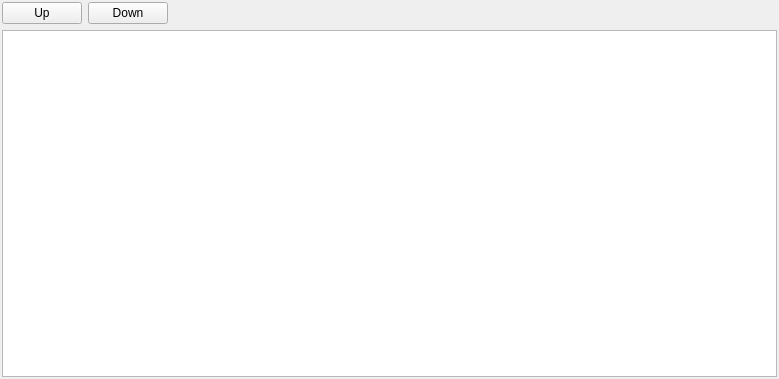
<?xml version="1.0" encoding="UTF-8"?>
<ui version="4.0">
 <class>ContextWindow</class>
 <widget class="QWidget" name="ContextWindow">
  <property name="geometry">
   <rect>
    <x>0</x>
    <y>0</y>
    <width>779</width>
    <height>379</height>
   </rect>
  </property>
  <property name="windowTitle">
   <string>Context view</string>
  </property>
  <property name="styleSheet">
   <string notr="true">/*hover*/
/*actived*/
/*gradient start*/
/*gradient end*/

QWidget
{
    color: #DDDDDD;
    background-color: #222222;
}

QFrame{
    color: #DDDDDD;
    background-color: #222222;
}
QMainWindow::separator{
    border: 1px solid #353535;
    border-style: outset;
    width: 2px;
    height: 2px;
}
QMainWindow::separator:hover{
    background: #800EB1;
}
QSplitter::handle{
    border: 1px solid #353535;
    border-style: outset;
    width: 2px;
    height: 2px;
}
QSplitter::handle:hover{
    border-color: #8618F4;
}
QSplitter::handle:pressed{
    border-color: #B914FF;
}
QSizeGrip{
    background-color: none;
}

QMenuBar {
    background-color: #222222;
    spacing: 1px;
    border-bottom: 1px solid #353535;
}

QMenuBar::item{
    background: transparent;
    padding: 1px 8px;
}

QMenuBar::item:selected{
    background: #800EB1;
    border: 1px solid #800EB1;
}

QMenuBar::item:pressed{
    background: #B914FF;
    border: 1px solid #B914FF;
    padding-top: 4px; /*margin-bottom: -4px;*/
}

QMenu {
    background-color: #222222;
    border: 1px solid #353535;
    margin: 1px; /* some spacing around the menu */
    padding: 1px;
}

QMenu::item{
    padding: 2px 25px 2px 15px;
    border: 1px solid transparent;
    margin: 1px;
}
QMenu::icon {
    width: 15px;
    height: 15px;
    padding:5px;
    border-right: 1px inset #353535;
}

QMenu::item:selected {
    border-color: #353535;
    background: #800EB1;
}

QMenu::separator {
    height: 1px;
    background: #353535;
    margin: 0 5px;
}

QMenu::indicator {
    width: 13px;
    height: 13px;
    padding:2px;
}
QMenu::icon:checked { /* appearance of a 'checked' icon */
    background: #800EB1;
    border: 1px inset #B914FF;
    border-radius: 3px;
    padding: 2px;
    /*position: absolute;
    top: 0px;
    right: 1px;
    bottom: 5px;
    left: 2px;*/
}

/* =============================================== */
/* ToolBar StatusBar                               */
/* =============================================== */
QToolBar {
    background: #222222;
    spacing: 1px; /* spacing between items in the tool bar */
    padding: 1px;
    border-bottom: 1px solid #353535;
}

QStatusBar{
    background: transparent;
    border-top:1px solid #353535;
}

QStatusBar::item {
    margin: 2px 0;
    border-left: 1px solid #353535;
}

QStatusBar QLabel{
    background: transparent;
    margin: 0  2px;
}

QStatusBar QPushButton{
    background: transparent;
    margin: 0  2px;
}

QStatusBar QPushButton:hover{
    background: #800EB1;
    margin: 0  2px;
}

/* =============================================== */
/* Label                                           */
/* =============================================== */
QLabel {
    background: transparent;
    border: 1px solid transparent;
    padding: 1px;
}


/* A QLabel is a QFrame ... */
/* A QToolTip is a QLabel ... */
QToolTip {
    border: 1px solid #353535;
    padding: 5px;
    border-radius: 3px;
    opacity:210;
}

/* =============================================== */
/* TextBox                                         */
/* =============================================== */
QLineEdit {
    background: #222222;
    selection-background-color: #800EB1;
    border: 1px solid #353535;
    border-radius: 2px;
    border-style: inset;
    padding: 0 1px;
}

QLineEdit:hover{
    border-color: #800EB1;
}
QLineEdit:focus{
    border-color: #8618F4;
}
/*QLineEdit[readOnly=&quot;true&quot;] { color: gray }*/
QLineEdit[echoMode=&quot;2&quot;]{
    lineedit-password-character: 9679;
}

QLineEdit:read-only {
    color: lightgray;
}

QLineEdit:disabled{
    color: lightgray;
    background: lightgray;
}

QTextEdit{
    selection-background-color:#800EB1;
    border: 1px solid #353535;
    border-style: inset;
}
QTextEdit:hover{
    border-color: #800EB1;
}
QTextEdit:focus{
    border-color: #8618F4;
}
/* =============================================== */
/* Button                                          */
/* =============================================== */
QPushButton {
    border: 1px solid #353535;
    border-radius: 2px;
    /*background-color: QLinearGradient( x1: 0, y1: 0, x2: 0, y2: 1, 
        stop: 0 #EEEEEF, stop: 0.05 #DADADF,stop: 0.5 #DADADF, 
        stop: 0.9 #EEEEEF, stop: 1 #EEEEEF);*/
    padding: 1px 4px;
    min-width: 50px;
    min-height: 20px;
}

QPushButton:default{
	border-width: 1px;      
    background-color: #8618F4;
    border-color: #353535;
}

QPushButton:hover{
    background-color: #800EB1;
    border-color: #B914FF;
}

QPushButton:pressed, QPushButton:checked
{
    border-width: 1px;      
    background-color: #B914FF;
    border-color: #353535;
}

QPushButton:focus {
    border-color: #8618F4;
}


QToolButton,QToolButton:unchecked {
    border: 1px solid transparent;
    border-radius: 3px;
    background-color: transparent;
    margin: 1px;
}
QToolButton:checked{
    background-color: #800EB1;
    border-color: #B914FF;
}
QToolButton:hover{
    background-color: #800EB1;
    border-color: #B914FF;
}

QToolButton:pressed,QToolButton:checked:hover{
    background-color: #B914FF;
    border-color: #8618F4;
}
QToolButton:checked:pressed{
    background-color: #800EB1;
}

/* only for MenuButtonPopup */
QToolButton[popupMode=&quot;1&quot;]{
    padding-left: 1px;
    padding-right: 15px; /* make way for the popup button */
    border: 1px solid #353535;
    min-height: 15px;
    /*background: qlineargradient(x1:0, y1:0 ,x2:0, y2:1
        stop: 0 #EEEEEF, stop: 0.05 #DADADF, stop: 0.5 #DADADF
        stop: 0.95 #EEEEEF stop: 1#EEEEEF)*/
}
QToolButton[popupMode=&quot;1&quot;]:hover{
    background-color: #800EB1;
    border-color: #B914FF;
}
QToolButton[popupMode=&quot;1&quot;]:pressed{
    border-width: 1px;
    background-color: #B914FF;
    border-color: #353535;
}
QToolButton::menu-button {
    border: 1px solid #353535;
    border-top-right-radius: 2px;
    border-bottom-right-radius: 2px;
    width: 16px;
}

/* =============================================== */
/* ComboBox                                        */
/* =============================================== */
QComboBox{
    border: 1px solid #353535;
	border-radius: 2px;
}

QComboBox::drop-down {
    subcontrol-origin: padding;
    subcontrol-position: top right;

    border-top-right-radius: 2px; /* same radius as the QComboBox */
    border-bottom-right-radius: 2px;
}

QComboBox::down-arrow {
    image: url(:/icons/downarrow.png);
}

QComboBox:hover{
    border-color: #800EB1;
}
QComboBox:focus{
    border-color: #8618F4;
}
QComboBox:on { /* shift the text when the popup opens */
    padding-top: 2px;
    padding-left: 2px;
}
QComboBox QAbstractItemView {
    border: 1px solid #353535;
    selection-background-color: #800EB1;
}

/* =============================================== */
/* SpinBox DateTime                                */
/* =============================================== */
QSpinBox, QDoubleSpinBox,QDateEdit,QTimeEdit,QDateTimeEdit{
    border: 1px solid #353535;
	border-radius:2px;
}

QSpinBox:hover, QDoubleSpinBox:hover,QDateEdit:hover, QTimeEdit:hover,QDateTimeEdit:hover{
    border-color: #800EB1;
}
QSpinBox:focus, QDoubleSpinBox:focus,QDateEdit:focus,QTimeEdit:focus,QDateTimeEdit:focus{
    border-color: #8618F4;
}

/* =============================================== */
/* Slider ProgressBar                              */
/* =============================================== */
QProgressBar {
    border: 1px solid #353535;
    border-radius: 4px;
    text-align: center;
}

QProgressBar::chunk {
    background-color: #8618F4;
    width: 4px;
    margin: 1px;
}

QSlider{
    border: 1px solid transparent;
}
QSlider::groove{
    border: 1px solid #353535;
    background: #222222;
}
QSlider::handle {                           
    border: 1px solid #353535;
    background: #800EB1;
}
QSlider::groove:horizontal {
    height: 3px; /* the groove expands to the size of the slider by default. by giving it a height, it has a fixed size */
    left:5px; right: 5px;
}
QSlider::groove:vertical{
    width: 3px;
    top: 5px; bottom: 5px;
}
QSlider::handle:horizontal{
    width: 6px;
    margin: -7px; /* height */
}
QSlider::handle:vertical{
    height: 6px;
    margin: -7px; /* height */
}
QSlider::add-page{
    border: 1px solid #353535;
    background:#EEEEEF;
}
QSlider::sub-page{                          
    background: #8618F4;
}

/* =============================================== */
/* ScrollBar                                       */
/* =============================================== */
QScrollBar{
    background-color: #222222;
    border: 1px solid #353535;
    border-radius: 5px;
    padding: 1px;
    height: 10px;
    width: 10px;
}
QScrollBar:hover{
    border-color:#800EB1;
}
QScrollBar::handle{
    border-radius: 3px;
    background: #B914FF;
    min-width: 16px;
    min-height: 16px;
}
QScrollBar::handle:hover {
    background: #8618F4;
}
QScrollBar::add-line, QScrollBar::sub-line,
QScrollBar::add-page, QScrollBar::sub-page {
    width: 0px;
    background: transparent;
}
QScrollArea{
    border: none;
}
/*QScrollArea  QAbstractSlider{
    border-radius: 0px;
}*/
/* =============================================== */
/* DockWidget                                       */
/* =============================================== */
QDockWidget, QDockWidget &gt; QWidget/*not work*/
{
    border-color: #353535;/*qt bug*/
    background: transparent;
}
QDockWidget::title {
background-color: #353535;
    border-bottom: 1px solid #353535;
    border-style: inset;
    text-align: left; /* align the text to the left */
    padding: 6px;
}

/* =============================================== */
/* GroupBox                                        */
/* =============================================== */
QGroupBox {
    background-color: #222222;
    border: 1px solid #353535;
    border-radius: 2px;
    margin-top: 0.5em;
}
QGroupBox::title {
    subcontrol-origin: margin;
    subcontrol-position: top left;
    left: 1em;
	padding-left: 2px;
    background-color: #222222;
}
/* =============================================== */
/* ToolBox                                         */
/* =============================================== */
QToolBox{
    border: 1px solid #353535;
}
QToolBox::tab {
    background: #353535;
    border: 1px solid #DADADF;
    border-radius: 1px;
}
QToolBox::tab:hover {
    background-color: #800EB1;
    border-color: transparent;
}
QToolBox::tab:pressed {
    background-color: #B914FF;
    border-color: transparent;
}
QToolBox::tab:selected {
    font-weight: bold;
    border-color: #B914FF;
	background-color: #800EB1;
}

/* =============================================== */
/* TabWidget                                       */
/* =============================================== */
QTabWidget{
    margin-top:2px;
}
QTabWidget::pane{
    border: 1px solid #353535;
}
QTabWidget::tab-bar {
    left: 0px;
}
QTabBar::tab {
    background: #222222;
    border: 1px solid #353535;
    padding: 3px 5px;    
}

QTabBar::tab:first {
	border-top-left-radius: 2px;
}

QTabBar::tab:last {
	border-top-right-radius: 2px;
}

QTabBar::tab:hover {
    background: #800EB1;
    border-color: transparent;
}
QTabBar::tab:selected {
    background: #B914FF;
    border-color: #B914FF;
	border-top-right-radius: 2px;
	border-top-left-radius: 2px;
}
QTabBar::tab:pressed {
    background: #B914FF;
    border-color: transparent;
}
QTabBar::tab:focus {
    border-color: #8618F4;
}
QTabBar::tab:top{
    border-bottom: transparent;
	border-left: transparent;
}
QTabBar::tab:bottom{
    margin-bottom: 3px;
    border-top: transparent;
	border-left: transparent;
}
QTabBar::tab:left{
    border-right: transparent;
	border-top: transparent;
    margin-bottom: 1px;
}
QTabBar::tab:right{
    border-left: transparent;
	border-top: transparent;
    margin-bottom: 1px;
}

QTabBar::close-button {
    width: 10px;
}

/* =============================================== */
/* QHeaderView for list table                      */
/* =============================================== */
QHeaderView {
	border: none;
	margin: 0px;
	padding: 0px;
}
QHeaderView::section, QTableCornerButton::section {
	background-color: #353535;
	padding: 0 3px;
	border-right: 1px solid #DADADF;
	border-bottom: 1px solid #DADADF;
	border-radius: 0px;
}
QHeaderView::section:hover, QTableCornerButton::section:hover{
    background-color: #800EB1;
}
QHeaderView::section:pressed{
    background-color: #B914FF;
}
QHeaderView::section:checked {
    background-color: #8618F4;
}

/* =============================================== */
/* QTableWidget                                    */
/* =============================================== */
QTableWidget, QTableView
{
    gridline-color: #353535;
    background: #222222;
    alternate-background-color: #EEEEEF;
    border:1px solid #353535;
}
QTableView::item, QTabWidget::item{
    background: transparent;
	outline-style: none;
	border: none;
}

QTableView::item:hover {
	background: #800EB1;
    border: 1px solid #8618F4;
}

QTableView::item:selected {
	background: #800EB1;
	color: #EEEEEF;
}

QTableView::item:selected:active {
	background: #B914FF;
	color: #EEEEEF;
}

QTableWidget QComboBox{
    margin: 2px;
    border: none;
}
</string>
  </property>
  <layout class="QGridLayout" name="gridLayout_2">
   <property name="leftMargin">
    <number>2</number>
   </property>
   <property name="topMargin">
    <number>2</number>
   </property>
   <property name="rightMargin">
    <number>2</number>
   </property>
   <property name="bottomMargin">
    <number>2</number>
   </property>
   <item row="0" column="0">
    <layout class="QGridLayout" name="gridLayout">
     <item row="0" column="0">
      <widget class="QPushButton" name="upBtn">
       <property name="text">
        <string>Up</string>
       </property>
      </widget>
     </item>
     <item row="0" column="1">
      <widget class="QPushButton" name="downBtn">
       <property name="text">
        <string>Down</string>
       </property>
      </widget>
     </item>
     <item row="1" column="0" colspan="3">
      <widget class="QListView" name="logEntries"/>
     </item>
     <item row="0" column="2">
      <spacer name="horizontalSpacer">
       <property name="orientation">
        <enum>Qt::Horizontal</enum>
       </property>
       <property name="sizeHint" stdset="0">
        <size>
         <width>40</width>
         <height>20</height>
        </size>
       </property>
      </spacer>
     </item>
    </layout>
   </item>
  </layout>
 </widget>
 <resources/>
 <connections/>
</ui>
